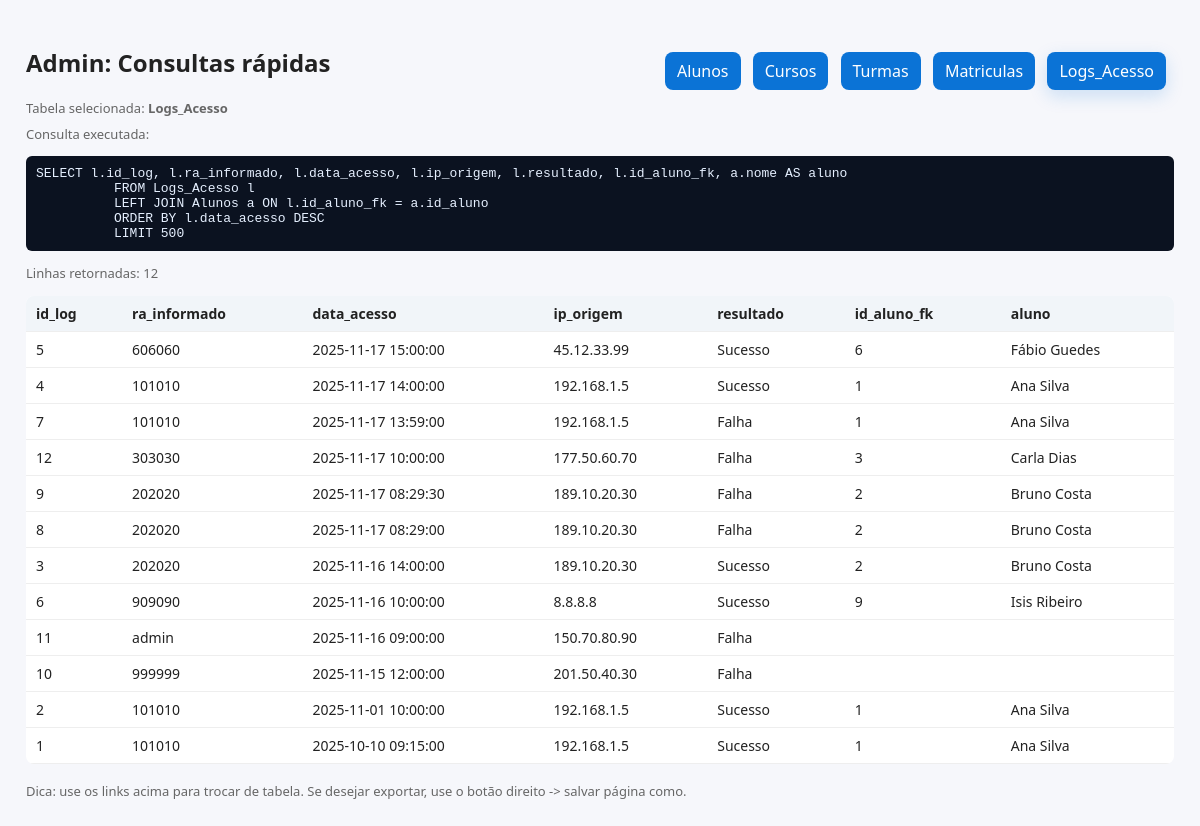
Screenshot of /database/admin_selects.php?t=logs with the database file from the repository.
### tables this page shows
CREATE TABLE Logs_Acesso (
    id_log INT AUTO_INCREMENT PRIMARY KEY,
    ra_informado VARCHAR(30) NOT NULL,
    data_acesso DATETIME NOT NULL,
    ip_origem VARCHAR(45) NULL,
    resultado ENUM('Sucesso', 'Falha') NOT NULL,
    id_aluno_fk INT NULL, 

    CONSTRAINT fk_log_aluno
        FOREIGN KEY (id_aluno_fk) 
        REFERENCES Alunos(id_aluno)
);

CREATE TABLE Alunos (
    id_aluno INT AUTO_INCREMENT PRIMARY KEY,
    
    nome VARCHAR(255) NOT NULL,
    ra VARCHAR(20) NOT NULL UNIQUE,
    email VARCHAR(100) NOT NULL UNIQUE,
    senha_hash VARCHAR(255) NOT NULL
    
);

### database/admin_selects.php (the view, shortened to what this page needs)
<?php
$host = 'localhost';
$db   = 'db_uninove';
$user = 'admin_uninove';
$pass = '123456';
try {
    $pdo = new PDO("mysql:host=$host;dbname=$db;charset=utf8mb4", $user, $pass, [
        PDO::ATTR_ERRMODE => PDO::ERRMODE_EXCEPTION,
        PDO::ATTR_DEFAULT_FETCH_MODE => PDO::FETCH_ASSOC,
    ]);
} catch (Exception $e) {
    http_response_code(500);
    echo "Erro ao conectar ao banco de dados: " . htmlspecialchars($e->getMessage());
    exit;
}
$allowed = [
    'alunos' => 'Alunos',
    'cursos' => 'Cursos',
    'turmas' => 'Turmas',
    'matriculas' => 'Matriculas',
    'logs' => 'Logs_Acesso',
];
$tbl = isset($_GET['t']) ? strtolower(trim($_GET['t'])) : 'alunos';
switch ($tbl) {
    case 'logs':
      $sql = "SELECT l.id_log, l.ra_informado, l.data_acesso, l.ip_origem, l.resultado, l.id_aluno_fk, a.nome AS aluno
          FROM Logs_Acesso l
          LEFT JOIN Alunos a ON l.id_aluno_fk = a.id_aluno
          ORDER BY l.data_acesso DESC
          LIMIT 500";
      break;
}
try {
    $stmt = $pdo->query($sql);
    $rows = $stmt->fetchAll();
} catch (Exception $e) {
    echo "Erro na consulta: " . htmlspecialchars($e->getMessage());
    exit;
}
function h($v) { return htmlspecialchars((string)$v, ENT_QUOTES, 'UTF-8'); }
?><!doctype html>
<html lang="pt-BR">
<head>
</head>
<body>
  <header>
    <div>
      <h2>Admin: Consultas rápidas</h2>
      <div class="small">Tabela selecionada: <strong><?php echo h($allowed[$tbl]); ?></strong></div>
    </div>
    <nav>
      <a href="?t=alunos" class="<?php echo $tbl==='alunos' ? 'active' : '' ?>">Alunos</a>
      <a href="?t=cursos" class="<?php echo $tbl==='cursos' ? 'active' : '' ?>">Cursos</a>
      <a href="?t=turmas" class="<?php echo $tbl==='turmas' ? 'active' : '' ?>">Turmas</a>
      <a href="?t=matriculas" class="<?php echo $tbl==='matriculas' ? 'active' : '' ?>">Matriculas</a>
      <a href="?t=logs" class="<?php echo $tbl==='logs' ? 'active' : '' ?>">Logs_Acesso</a>
    </nav>
  </header>
  <section class="meta">
    <div class="small">Consulta executada:</div>
    <pre class="sql"><?php echo h($sql); ?></pre>
    <div class="small">Linhas retornadas: <?php echo count($rows); ?></div>
  </section>
  <section>
    <?php if (count($rows) === 0): ?>
      <div style="margin-top:12px;">Nenhum registro encontrado.</div>
    <?php else: ?>
      <table>
        <thead>
          <tr>
            <?php foreach (array_keys($rows[0]) as $col): ?>
              <th><?php echo h($col); ?></th>
            <?php endforeach; ?>
          </tr>
        </thead>
        <tbody>
          <?php foreach ($rows as $r): ?>
            <tr>
              <?php foreach ($r as $c): ?>
                <td><?php echo h($c); ?></td>
              <?php endforeach; ?>
            </tr>
          <?php endforeach; ?>
        </tbody>
      </table>
    <?php endif; ?>
  </section>
  <footer style="margin-top:18px;font-size:13px;color:#666">Dica: use os links acima para trocar de tabela. Se desejar exportar, use o botão direito -> salvar página como.</footer>
</body>
</html>

### database/admin_selects.php (style rules this page uses)
body { font-family:Segoe UI,Arial, sans-serif; padding:18px; background:#f6f7fb; color:#222 }
header { display:flex;align-items:center;justify-content:space-between;gap:12px }
nav a { margin-right:8px; text-decoration:none; padding:8px 12px; background:#0b73d6;color:#fff;border-radius:8px }
nav a.active { box-shadow:0 6px 18px rgba(11,115,214,0.18) }
table { border-collapse:collapse;width:100%;margin-top:14px;background:#fff;border-radius:8px;overflow:hidden }
th,td { padding:8px 10px;border-bottom:1px solid #eee;text-align:left;font-size:14px }
th { background:#f1f5f9 }
pre.sql { background:#0b1220;color:#e6f0ff;padding:10px;border-radius:6px;overflow:auto }
.meta { margin-top:8px;color:#555 }
.small { font-size:13px;color:#666 }

### rows the page displays
logs_acesso: id_log "5", ra_informado "606060", data_acesso "2025-11-17 15:00:00", ip_origem "45.12.33.99", resultado "Sucesso", id_aluno_fk "6", id_aluno_fk.nome "Fábio Guedes"
logs_acesso: id_log "4", ra_informado "101010", data_acesso "2025-11-17 14:00:00", ip_origem "192.168.1.5", resultado "Sucesso", id_aluno_fk "1", id_aluno_fk.nome "Ana Silva"
logs_acesso: id_log "7", ra_informado "101010", data_acesso "2025-11-17 13:59:00", ip_origem "192.168.1.5", resultado "Falha", id_aluno_fk "1", id_aluno_fk.nome "Ana Silva"
logs_acesso: id_log "12", ra_informado "303030", data_acesso "2025-11-17 10:00:00", ip_origem "177.50.60.70", resultado "Falha", id_aluno_fk "3", id_aluno_fk.nome "Carla Dias"
logs_acesso: id_log "9", ra_informado "202020", data_acesso "2025-11-17 08:29:30", ip_origem "189.10.20.30", resultado "Falha", id_aluno_fk "2", id_aluno_fk.nome "Bruno Costa"
logs_acesso: id_log "8", ra_informado "202020", data_acesso "2025-11-17 08:29:00", ip_origem "189.10.20.30", resultado "Falha", id_aluno_fk "2", id_aluno_fk.nome "Bruno Costa"
logs_acesso: id_log "3", ra_informado "202020", data_acesso "2025-11-16 14:00:00", ip_origem "189.10.20.30", resultado "Sucesso", id_aluno_fk "2", id_aluno_fk.nome "Bruno Costa"
logs_acesso: id_log "6", ra_informado "909090", data_acesso "2025-11-16 10:00:00", ip_origem "8.8.8.8", resultado "Sucesso", id_aluno_fk "9", id_aluno_fk.nome "Isis Ribeiro"
logs_acesso: id_log "11", ra_informado "admin", data_acesso "2025-11-16 09:00:00", ip_origem "150.70.80.90", resultado "Falha"
logs_acesso: id_log "10", ra_informado "999999", data_acesso "2025-11-15 12:00:00", ip_origem "201.50.40.30", resultado "Falha"
logs_acesso: id_log "2", ra_informado "101010", data_acesso "2025-11-01 10:00:00", ip_origem "192.168.1.5", resultado "Sucesso", id_aluno_fk "1", id_aluno_fk.nome "Ana Silva"
logs_acesso: c "1", ra_informado "101010", data_acesso "2025-10-10 09:15:00", ip_origem "192.168.1.5", resultado "Sucesso", id_aluno_fk.nome "Ana Silva"

### other values shown
$allowed[$tbl] "Logs_Acesso"
count($rows) "12"
$col "id_log"
$col "ra_informado"
$col "data_acesso"
$col "ip_origem"
$col "resultado"
$col "id_aluno_fk"
$col "aluno"
